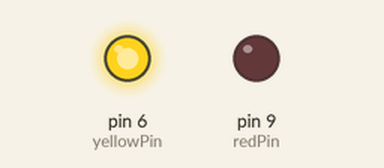
The sketch below on a simulated Arduino Uno, built with avr-gcc and run on an emulated ATmega328P. Parts: output pins drawn as LEDs (lit = HIGH).

Above: at 0.2 s.
At 6.2 s:
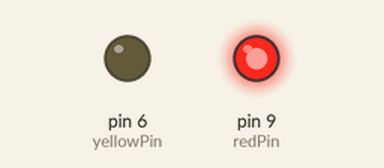
At 11.7 s:
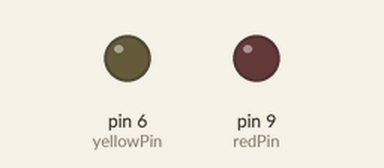
Timing chart, 0 to 13.0 s (numbered marks = the images above):
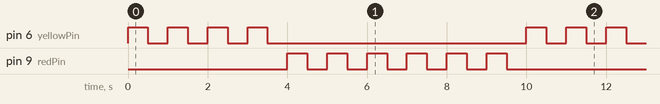

The sketch:

Bai9.ino
```cpp
int yellowPin=6;
int redPin=9;
int yellowDt=500;
int redDt=500;
int yellowBlink=4;
int redBlink =6;
int j;


void setup() {
  // put your setup code here, to run once:
pinMode(yellowPin,OUTPUT);
pinMode(redPin,OUTPUT);
Serial.begin(9600);
}

void loop() {
  // put your main code here, to run repeatedly:
for(j=1; j<=4;j=j+1){
  digitalWrite (yellowPin,HIGH);
  delay(yellowDt);
  digitalWrite(yellowPin,LOW);
  delay(yellowDt);

}
for(j=1; j<=6;j=j+1){
  digitalWrite (redPin,HIGH);
  delay(redDt);
  digitalWrite(redPin,LOW);
  delay(redDt);

}

}
```

Measured:
- by itself, pin 6 (yellowPin): repeats every 10.0 s: 3 × (LOW 0.50 s, HIGH 0.50 s), LOW 6.5 s, HIGH 0.50 s
- by itself, pin 9 (redPin): repeats every 10.0 s: 5 × (LOW 0.50 s, HIGH 0.50 s), LOW 4.5 s, HIGH 0.50 s
- by itself, everything shown: repeats every 10.0 s, in 20 steps
